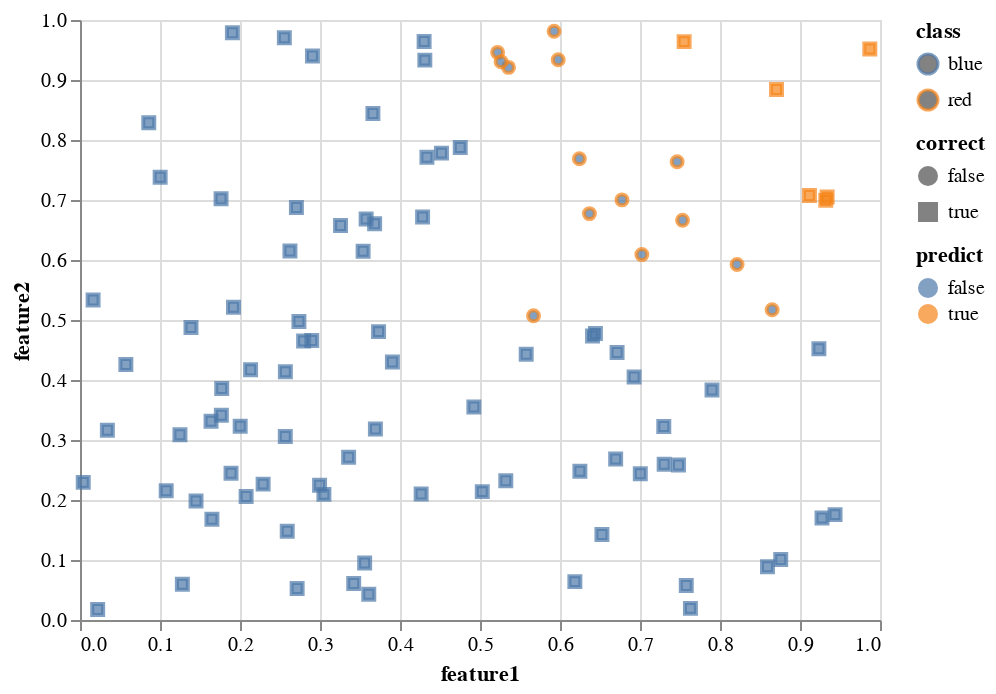

The notebook cell this image was saved under:
### Code cell
chart = (alt.Chart(df_train)
    .mark_point()
    .encode(
        x = "feature1",
        y = "feature2",
        color="class",
        fill = "predict",
        shape = "correct",
    ))
chart

### Figure 1 — Vega-Lite specification as saved in the notebook (floating-point values rounded to 4 significant figures)
{"config": {"view": {"continuousWidth": 400, "continuousHeight": 300}}, "data": {"name": "data-8ef9bcbf487044497bf262252a983f38"}, "mark": "point", "encoding": {"color": {"type": "nominal", "field": "class"}, "fill": {"type": "nominal", "field": "predict"}, "shape": {"type": "nominal", "field": "correct"}, "x": {"type": "quantitative", "field": "feature1"}, "y": {"type": "quantitative", "field": "feature2"}}, "$schema": "https://vega.github.io/schema/vega-lite/v4.8.1.json", "datasets": {"data-8ef9bcbf487044497bf262252a983f38": [{"class": "blue", "split": "train", "feature1": 0.2736, "feature2": 0.4975, "predict": false, "correct": true}, {"class": "blue", "split": "train", "feature1": 0.1077, "feature2": 0.2154, "predict": false, "correct": true}, {"class": "blue", "split": "train", "feature1": 0.6407, "feature2": 0.4733, "predict": false, "correct": true}, {"class": "red", "split": "train", "feature1": 0.7023, "feature2": 0.609, "predict": false, "correct": false}, {"class": "blue", "split": "train", "feature1": 0.03423, "feature2": 0.3162, "predict": false, "correct": true}, {"class": "blue", "split": "train", "feature1": 0.8594, "feature2": 0.08886, "predict": false, "correct": true}, {"class": "blue", "split": "train", "feature1": 0.6186, "feature2": 0.06393, "predict": false, "correct": true}, {"class": "blue", "split": "train", "feature1": 0.2566, "feature2": 0.306, "predict": false, "correct": true}, {"class": "blue", "split": "train", "feature1": 0.3049, "feature2": 0.2094, "predict": false, "correct": true}, {"class": "red", "split": "train", "feature1": 0.9339, "feature2": 0.7049, "predict": true, "correct": true}, {"class": "blue", "split": "train", "feature1": 0.1249, "feature2": 0.3086, "predict": false, "correct": true}, {"class": "blue", "split": "train", "feature1": 0.2795, "feature2": 0.4652, "predict": false, "correct": true}, {"class": "blue", "split": "train", "feature1": 0.2714, "feature2": 0.05234, "predict": false, "correct": true}, {"class": "blue", "split": "train", "feature1": 0.1918, "feature2": 0.5211, "predict": false, "correct": true}, {"class": "red", "split": "train", "feature1": 0.7532, "feature2": 0.6661, "predict": false, "correct": false}, {"class": "blue", "split": "train", "feature1": 0.2897, "feature2": 0.4659, "predict": false, "correct": true}, {"class": "blue", "split": "train", "feature1": 0.004054, "feature2": 0.2294, "predict": false, "correct": true}, {"class": "blue", "split": "train", "feature1": 0.5578, "feature2": 0.4429, "predict": false, "correct": true}, {"class": "blue", "split": "train", "feature1": 0.1771, "feature2": 0.3859, "predict": false, "correct": true}, {"class": "blue", "split": "train", "feature1": 0.5028, "feature2": 0.214, "predict": false, "correct": true}, {"class": "blue", "split": "train", "feature1": 0.2289, "feature2": 0.2265, "predict": false, "correct": true}, {"class": "blue", "split": "train", "feature1": 0.2002, "feature2": 0.3231, "predict": false, "correct": true}, {"class": "red", "split": "train", "feature1": 0.6368, "feature2": 0.6773, "predict": false, "correct": false}, {"class": "red", "split": "train", "feature1": 0.8652, "feature2": 0.5171, "predict": false, "correct": false}, {"class": "blue", "split": "train", "feature1": 0.01637, "feature2": 0.5334, "predict": false, "correct": true}, {"class": "blue", "split": "train", "feature1": 0.9438, "feature2": 0.1757, "predict": false, "correct": true}, {"class": "blue", "split": "train", "feature1": 0.763, "feature2": 0.01937, "predict": false, "correct": true}, {"class": "blue", "split": "train", "feature1": 0.3661, "feature2": 0.8441, "predict": false, "correct": true}, {"class": "blue", "split": "train", "feature1": 0.6443, "feature2": 0.4776, "predict": false, "correct": true}, {"class": "blue", "split": "train", "feature1": 0.3539, "feature2": 0.6146, "predict": false, "correct": true}, {"class": "blue", "split": "train", "feature1": 0.3732, "feature2": 0.4806, "predict": false, "correct": true}, {"class": "blue", "split": "train", "feature1": 0.1388, "feature2": 0.4877, "predict": false, "correct": true}, {"class": "blue", "split": "train", "feature1": 0.2132, "feature2": 0.4172, "predict": false, "correct": true}, {"class": "blue", "split": "train", "feature1": 0.2554, "feature2": 0.9703, "predict": false, "correct": true}, {"class": "blue", "split": "train", "feature1": 0.3683, "feature2": 0.6605, "predict": false, "correct": true}, {"class": "blue", "split": "train", "feature1": 0.4282, "feature2": 0.6718, "predict": false, "correct": true}, {"class": "blue", "split": "train", "feature1": 0.3358, "feature2": 0.2713, "predict": false, "correct": true}, {"class": "blue", "split": "train", "feature1": 0.7302, "feature2": 0.2595, "predict": false, "correct": true}, {"class": "red", "split": "train", "feature1": 0.8707, "feature2": 0.8842, "predict": true, "correct": true}, {"class": "blue", "split": "train", "feature1": 0.7481, "feature2": 0.2583, "predict": false, "correct": true}, {"class": "red", "split": "train", "feature1": 0.6242, "feature2": 0.7686, "predict": false, "correct": false}, {"class": "blue", "split": "train", "feature1": 0.6926, "feature2": 0.405, "predict": false, "correct": true}, {"class": "red", "split": "train", "feature1": 0.9322, "feature2": 0.6994, "predict": true, "correct": true}, {"class": "blue", "split": "train", "feature1": 0.2995, "feature2": 0.2246, "predict": false, "correct": true}, {"class": "red", "split": "train", "feature1": 0.522, "feature2": 0.9461, "predict": false, "correct": false}, {"class": "blue", "split": "train", "feature1": 0.1905, "feature2": 0.9788, "predict": false, "correct": true}, {"class": "blue", "split": "train", "feature1": 0.1649, "feature2": 0.168, "predict": false, "correct": true}, {"class": "blue", "split": "train", "feature1": 0.4518, "feature2": 0.7781, "predict": false, "correct": true}, {"class": "blue", "split": "train", "feature1": 0.4923, "feature2": 0.355, "predict": false, "correct": true}, {"class": "blue", "split": "train", "feature1": 0.9275, "feature2": 0.1699, "predict": false, "correct": true}, {"class": "blue", "split": "train", "feature1": 0.6714, "feature2": 0.4457, "predict": false, "correct": true}, {"class": "blue", "split": "train", "feature1": 0.2077, "feature2": 0.2058, "predict": false, "correct": true}, {"class": "blue", "split": "train", "feature1": 0.5322, "feature2": 0.232, "predict": false, "correct": true}, {"class": "blue", "split": "train", "feature1": 0.7578, "feature2": 0.0575, "predict": false, "correct": true}, {"class": "red", "split": "train", "feature1": 0.7552, "feature2": 0.964, "predict": true, "correct": true}, {"class": "blue", "split": "train", "feature1": 0.1767, "feature2": 0.3411, "predict": false, "correct": true}, {"class": "red", "split": "train", "feature1": 0.6775, "feature2": 0.7002, "predict": false, "correct": false}, {"class": "blue", "split": "train", "feature1": 0.8759, "feature2": 0.1009, "predict": false, "correct": true}, {"class": "blue", "split": "train", "feature1": 0.3558, "feature2": 0.09491, "predict": false, "correct": true}, {"class": "blue", "split": "train", "feature1": 0.08596, "feature2": 0.8287, "predict": false, "correct": true}, {"class": "red", "split": "train", "feature1": 0.9873, "feature2": 0.9516, "predict": true, "correct": true}, {"class": "blue", "split": "train", "feature1": 0.2705, "feature2": 0.6874, "predict": false, "correct": true}, {"class": "blue", "split": "train", "feature1": 0.1763, "feature2": 0.702, "predict": false, "correct": true}, {"class": "red", "split": "train", "feature1": 0.5926, "feature2": 0.9813, "predict": false, "correct": false}, {"class": "red", "split": "train", "feature1": 0.5357, "feature2": 0.921, "predict": false, "correct": false}, {"class": "blue", "split": "train", "feature1": 0.3577, "feature2": 0.6684, "predict": false, "correct": true}, {"class": "blue", "split": "train", "feature1": 0.02209, "feature2": 0.01767, "predict": false, "correct": true}, {"class": "blue", "split": "train", "feature1": 0.431, "feature2": 0.9332, "predict": false, "correct": true}, {"class": "blue", "split": "train", "feature1": 0.05732, "feature2": 0.4257, "predict": false, "correct": true}, {"class": "red", "split": "train", "feature1": 0.5669, "feature2": 0.5071, "predict": false, "correct": false}, {"class": "blue", "split": "train", "feature1": 0.9236, "feature2": 0.4521, "predict": false, "correct": true}, {"class": "blue", "split": "train", "feature1": 0.145, "feature2": 0.1984, "predict": false, "correct": true}, {"class": "blue", "split": "train", "feature1": 0.3905, "feature2": 0.4299, "predict": false, "correct": true}, {"class": "blue", "split": "train", "feature1": 0.7004, "feature2": 0.2438, "predict": false, "correct": true}, {"class": "blue", "split": "train", "feature1": 0.7297, "feature2": 0.3226, "predict": false, "correct": true}, {"class": "blue", "split": "train", "feature1": 0.3693, "feature2": 0.3184, "predict": false, "correct": true}, {"class": "blue", "split": "train", "feature1": 0.2624, "feature2": 0.615, "predict": false, "correct": true}, {"class": "red", "split": "train", "feature1": 0.7464, "feature2": 0.7638, "predict": false, "correct": false}, {"class": "blue", "split": "train", "feature1": 0.259, "feature2": 0.1479, "predict": false, "correct": true}, {"class": "blue", "split": "train", "feature1": 0.1002, "feature2": 0.7379, "predict": false, "correct": true}, {"class": "blue", "split": "train", "feature1": 0.128, "feature2": 0.05945, "predict": false, "correct": true}, {"class": "blue", "split": "train", "feature1": 0.1638, "feature2": 0.3314, "predict": false, "correct": true}, {"class": "blue", "split": "train", "feature1": 0.6249, "feature2": 0.2478, "predict": false, "correct": true}, {"class": "blue", "split": "train", "feature1": 0.6524, "feature2": 0.1425, "predict": false, "correct": true}, {"class": "red", "split": "train", "feature1": 0.5264, "feature2": 0.9303, "predict": false, "correct": false}, {"class": "blue", "split": "train", "feature1": 0.4264, "feature2": 0.2101, "predict": false, "correct": true}, {"class": "blue", "split": "train", "feature1": 0.1888, "feature2": 0.2447, "predict": false, "correct": true}, {"class": "red", "split": "train", "feature1": 0.5978, "feature2": 0.9337, "predict": false, "correct": false}, {"class": "blue", "split": "train", "feature1": 0.2906, "feature2": 0.9399, "predict": false, "correct": true}, {"class": "blue", "split": "train", "feature1": 0.4753, "feature2": 0.7875, "predict": false, "correct": true}, {"class": "blue", "split": "train", "feature1": 0.3421, "feature2": 0.0608, "predict": false, "correct": true}, {"class": "blue", "split": "train", "feature1": 0.79, "feature2": 0.3833, "predict": false, "correct": true}, {"class": "red", "split": "train", "feature1": 0.9118, "feature2": 0.7076, "predict": true, "correct": true}, {"class": "red", "split": "train", "feature1": 0.8213, "feature2": 0.5926, "predict": false, "correct": false}, {"class": "blue", "split": "train", "feature1": 0.4336, "feature2": 0.7712, "predict": false, "correct": true}, {"class": "blue", "split": "train", "feature1": 0.6696, "feature2": 0.2682, "predict": false, "correct": true}, {"class": "blue", "split": "train", "feature1": 0.361, "feature2": 0.04302, "predict": false, "correct": true}, {"class": "blue", "split": "train", "feature1": 0.4302, "feature2": 0.9642, "predict": false, "correct": true}, {"class": "blue", "split": "train", "feature1": 0.2567, "feature2": 0.4136, "predict": false, "correct": true}, {"class": "blue", "split": "train", "feature1": 0.3257, "feature2": 0.6574, "predict": false, "correct": true}]}}
